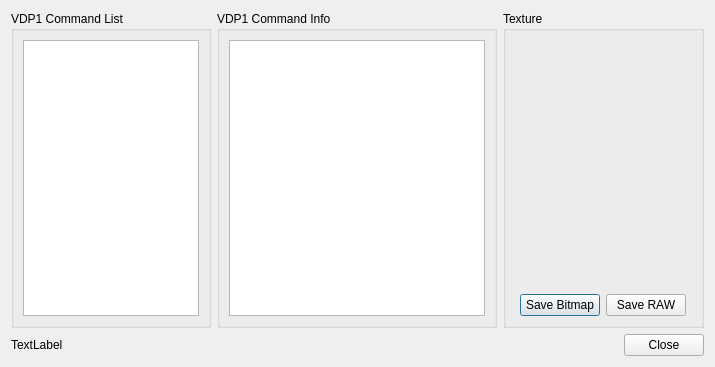
<?xml version="1.0" encoding="UTF-8"?>
<ui version="4.0">
 <class>UIDebugVDP1</class>
 <widget class="QDialog" name="UIDebugVDP1">
  <property name="geometry">
   <rect>
    <x>0</x>
    <y>0</y>
    <width>715</width>
    <height>367</height>
   </rect>
  </property>
  <property name="windowTitle">
   <string>Debug VDP1</string>
  </property>
  <layout class="QVBoxLayout" name="verticalLayout_12">
   <item>
    <layout class="QHBoxLayout" name="horizontalLayout_6">
     <item>
      <widget class="QGroupBox" name="gbCommandList">
       <property name="title">
        <string>VDP1 Command List</string>
       </property>
       <layout class="QVBoxLayout" name="verticalLayout_10">
        <item>
         <widget class="QListWidget" name="lwCommandList"/>
        </item>
       </layout>
      </widget>
     </item>
     <item>
      <widget class="QGroupBox" name="gbCommandInfo">
       <property name="title">
        <string>VDP1 Command Info</string>
       </property>
       <layout class="QVBoxLayout" name="verticalLayout_11">
        <item>
         <widget class="QPlainTextEdit" name="pteCommandInfo">
          <property name="sizePolicy">
           <sizepolicy hsizetype="MinimumExpanding" vsizetype="Expanding">
            <horstretch>0</horstretch>
            <verstretch>0</verstretch>
           </sizepolicy>
          </property>
          <property name="readOnly">
           <bool>true</bool>
          </property>
         </widget>
        </item>
       </layout>
      </widget>
     </item>
     <item>
      <layout class="QVBoxLayout" name="verticalLayout_9">
       <item>
        <widget class="QGroupBox" name="gbTexture">
         <property name="sizePolicy">
          <sizepolicy hsizetype="Preferred" vsizetype="Preferred">
           <horstretch>0</horstretch>
           <verstretch>0</verstretch>
          </sizepolicy>
         </property>
         <property name="title">
          <string>Texture</string>
         </property>
         <layout class="QVBoxLayout" name="verticalLayout_5">
          <item>
           <widget class="QGraphicsView" name="gvTexture">
            <property name="sizePolicy">
             <sizepolicy hsizetype="Expanding" vsizetype="Expanding">
              <horstretch>0</horstretch>
              <verstretch>0</verstretch>
             </sizepolicy>
            </property>
            <property name="sizeIncrement">
             <size>
              <width>0</width>
              <height>0</height>
             </size>
            </property>
            <property name="styleSheet">
             <string notr="true">background-color: transparent;</string>
            </property>
            <property name="backgroundBrush">
             <brush brushstyle="NoBrush">
              <color alpha="0">
               <red>0</red>
               <green>0</green>
               <blue>0</blue>
              </color>
             </brush>
            </property>
           </widget>
          </item>
          <item>
           <spacer name="verticalSpacer">
            <property name="orientation">
             <enum>Qt::Vertical</enum>
            </property>
            <property name="sizeHint" stdset="0">
             <size>
              <width>20</width>
              <height>40</height>
             </size>
            </property>
           </spacer>
          </item>
          <item>
           <layout class="QHBoxLayout" name="horizontalLayout_2">
            <item>
             <spacer name="horizontalSpacer">
              <property name="orientation">
               <enum>Qt::Horizontal</enum>
              </property>
              <property name="sizeHint" stdset="0">
               <size>
                <width>40</width>
                <height>20</height>
               </size>
              </property>
             </spacer>
            </item>
            <item>
             <widget class="QPushButton" name="pbSaveBitmap">
              <property name="text">
               <string>Save Bitmap</string>
              </property>
             </widget>
            </item>
            <item>
             <widget class="QPushButton" name="pbSaveRawSprite">
              <property name="text">
               <string>Save RAW</string>
              </property>
             </widget>
            </item>
            <item>
             <spacer name="horizontalSpacer_2">
              <property name="orientation">
               <enum>Qt::Horizontal</enum>
              </property>
              <property name="sizeHint" stdset="0">
               <size>
                <width>40</width>
                <height>20</height>
               </size>
              </property>
             </spacer>
            </item>
           </layout>
          </item>
         </layout>
        </widget>
       </item>
      </layout>
     </item>
    </layout>
   </item>
   <item>
    <layout class="QHBoxLayout" name="horizontalLayout_7">
     <item>
      <widget class="QLabel" name="lVDP1Info">
       <property name="text">
        <string>TextLabel</string>
       </property>
      </widget>
     </item>
     <item>
      <widget class="QDialogButtonBox" name="dbbButtons">
       <property name="standardButtons">
        <set>QDialogButtonBox::Close</set>
       </property>
      </widget>
     </item>
    </layout>
   </item>
  </layout>
 </widget>
 <resources/>
 <connections>
  <connection>
   <sender>dbbButtons</sender>
   <signal>rejected()</signal>
   <receiver>UIDebugVDP1</receiver>
   <slot>reject()</slot>
   <hints>
    <hint type="sourcelabel">
     <x>347</x>
     <y>321</y>
    </hint>
    <hint type="destinationlabel">
     <x>335</x>
     <y>376</y>
    </hint>
   </hints>
  </connection>
 </connections>
</ui>
